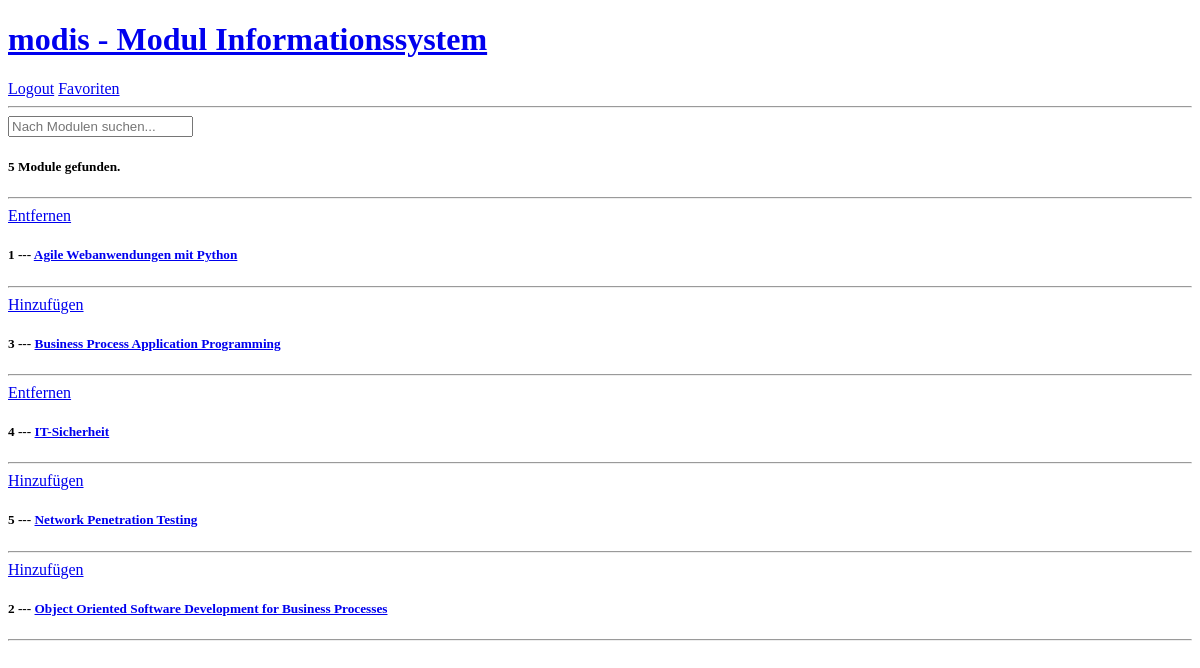
Page / (signed in) on the earlier database version.
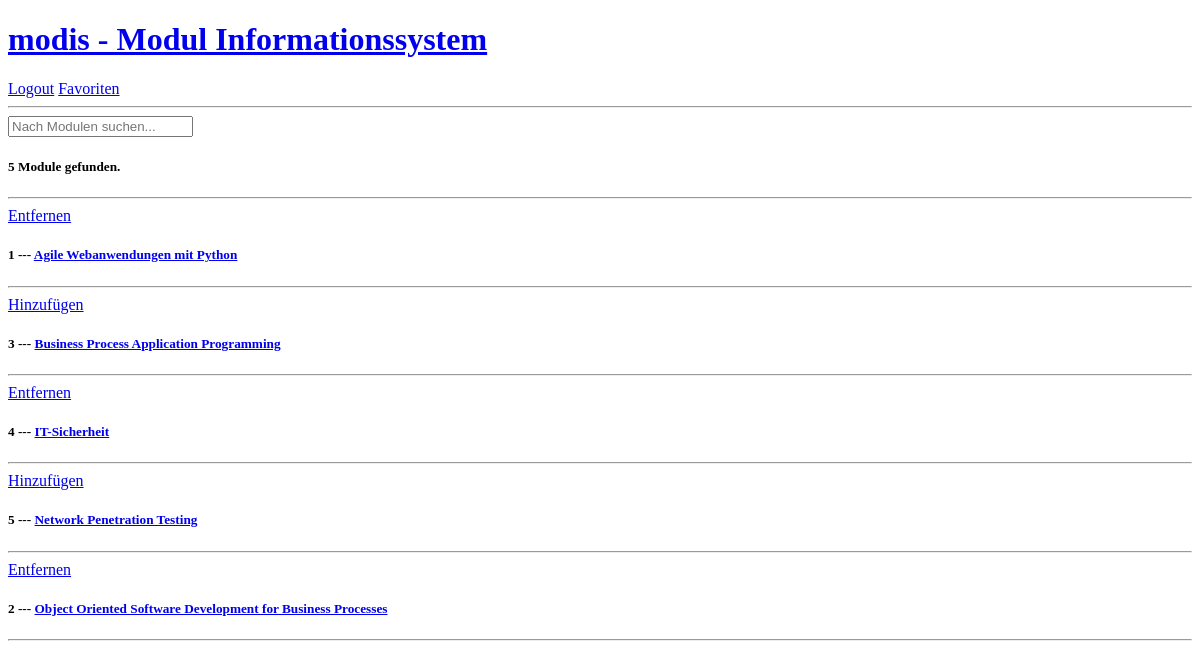
Same page on the later database version.
### base/models.py (models this page shows, shortened)
class Module(models.Model):
    title = models.CharField(max_length=200)
    content = models.TextField(null=True, blank=True)
    learning_objective = models.TextField(null=True, blank=True)
    lecturer = models.ForeignKey(Lecturer, on_delete=models.SET_NULL, null=True, blank=True)
    semesters = models.ManyToManyField(Semester)
    graduate_programs = models.ManyToManyField(GraduateProgram)
    specialisation_tracks = models.ManyToManyField(SpecialisationTrack)
    credits = models.IntegerField()
    updated = models.DateTimeField(auto_now=True)
    class Meta:
        ordering = ['title']
    @staticmethod
    def filter_modules_by_search_query(search_query):
        return Module.objects.filter(
            Q(title__icontains=search_query) |
            Q(content__icontains=search_query) |
            Q(learning_objective__icontains=search_query) |
            Q(lecturer__last_name__icontains=search_query) |
            Q(lecturer__first_name__icontains=search_query) |
            Q(semesters__type__icontains=search_query) |
            Q(graduate_programs__title__icontains=search_query) |
            Q(specialisation_tracks__title__icontains=search_query) |
            Q(credits=(int(search_query) if search_query.isdigit() else False))
        ).distinct()

### base/views.py (the view)
# urls.py: path('', views.home, name='home'),
@login_required
def home(request):
    search_query = request.GET.get('q') if request.GET.get('q') is not None else ''
    modules = Module.filter_modules_by_search_query(search_query)
    module_count = modules.count()
    context = {'modules': modules,
               'module_count': module_count
               }
    try:
        student = Student.objects.get(user=request.user)
    except:
        student = None
    if student is not None:
        context['student'] = student
    return render(request, 'home.html', context)

### templates/home.html (shortened to what this page needs)
{% extends 'main.html' %}
{% block content %}
<div class="home-container">
    <form action="{% url 'home' %}">
        <input type="text" name="q" placeholder="Nach Modulen suchen..."/>
    </form>
    <div>
        <h5>{{ module_count }} {% if module_count == 1 %} Modul {% else %} Module {% endif %} gefunden.</h5>
    <hr>
    <div>
        {% for module in modules %}
            {% if user.user_type == user.STUDENT %}
                {% if module in student.favourites.all %}
                    <a href="{% url 'toggle-fav' module.id %}">Entfernen</a>
                {% else %}
                    <a href="{% url 'toggle-fav' module.id %}">Hinzufügen</a>
                {% endif %}
            {% endif %}
            <div>
                <h5>{{ module.id }} --- <a href = "{% url 'module' module.id %}">{{ module.title }} </a></h5>
                <hr>
            </div>
        {% endfor %}
    </div>
    </div>
</div>
{% endblock %}

Differences in the rows shown:
changed Module "Object Oriented Software Development for Business Processes": text "Hinzufügen" → "Entfernen"
